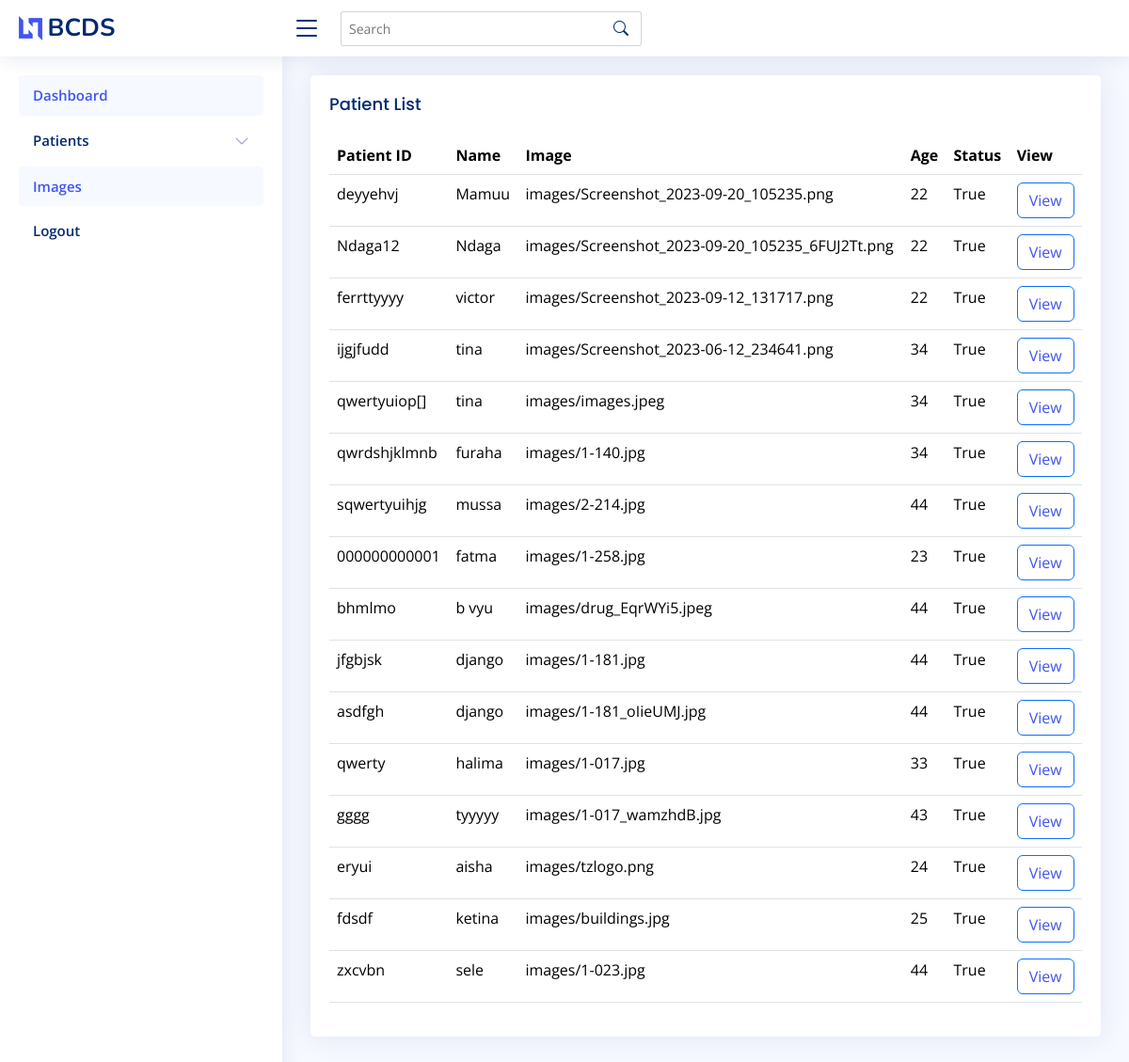
Page /patient-list/ on the committed database.
### breast/models.py (models this page shows, shortened)
class Patient(models.Model):
    GENDER_CHOICES = [
        ('M', 'Male'),
        ('F', 'Female'),
    ]
    STATUS_CHOICES = [
        (True, 'Cancer'),
        (False, 'Normal'),
    ]
    patient_id = models.CharField(max_length=12, primary_key=True)
    name = models.CharField(max_length=25)
    age = models.PositiveIntegerField()
    gender = models.CharField(max_length=5, choices=GENDER_CHOICES)
    image = models.FileField(upload_to='images/')
    status = models.BooleanField(choices=STATUS_CHOICES)
    date = models.DateField(auto_now_add=True, blank=True)

### breast/views.py (the view)
# urls.py: path("patient-list/", PatientListView.as_view(), name="patient_list"),
class PatientListView(ListView):
    template_name = "patient_list.html"
    model = Patient

### templates/patient_list.html
{% extends "header.html" %}
{% block main %}
<main id="main" class="main">
  <section class="section">
    <div class="row">
      <div class="col-lg-12">
        <div class="card">
          <div class="card-body">
            <h5 class="card-title">Patient List</h5>
            <table class="table datatable">
              <thead>
                <tr>
                  <th>Patient ID</th>
                  <th>Name</th>
                  <th>Image</th>
                  <th>Age</th>
                  <th>Status</th>
                  <th>View</th>
                </tr>
              </thead>
              <tbody>
                {% for patient in patient_list %}
              <tr>
                <td>{{patient.patient_id}}</td>
                <td>{{patient.name}}</td>
                <td>{{patient.image}}</td>
                <td>{{patient.age}}</td>
                <td>{{patient.status}}</td>
              <td>
                <button type="button" class="btn btn-outline-primary">
                  <a href="{% url "report" patient.patient_id %}" >View</a>
                </button>
              </td>
              </tr>
              {% endfor %}
            </tbody>
            </table>
          </div>
        </div>
      </div>
    </div>
  </section>
</main>
{% endblock main %}

### static/assets/css/style.css (style rules this page uses)
:root { scroll-behavior: smooth; }
body { font-family: "Open Sans", sans-serif; background: #f6f9ff; color: #444444; }
a { color: #4154f1; text-decoration: none; }
h1, h2, h3, h4, h5, h6 { font-family: "Nunito", sans-serif; }
#main { margin-top: 60px; padding: 20px 30px; transition: all 0.3s; }
.card { margin-bottom: 30px; border: none; border-radius: 5px; box-shadow: 0px 0 30px rgba(1, 41, 112, 0.1); }
.card-title { padding: 20px 0 15px 0; font-size: 18px; font-weight: 500; color: #012970; font-family: "Poppins", sans-serif; }
.card-body { padding: 0 20px 20px 20px; }
@media (min-width: 1200px) { #main, #footer { margin-left: 300px; } }

### rows in the picture
Patient: patient_id "deyyehvj", name "Mamuu", image "images/Screenshot_2023-09-20_105235.png", age "22", status "True"
Patient: patient_id "Ndaga12", name "Ndaga", image "images/Screenshot_2023-09-20_105235_6FUJ2Tt.png", age "22", status "True"
Patient: patient_id "ferrttyyyy", name "victor", image "images/Screenshot_2023-09-12_131717.png", age "22", status "True"
Patient: patient_id "ijgjfudd", name "tina", image "images/Screenshot_2023-06-12_234641.png", age "34", status "True"
Patient: patient_id "qwertyuiop[]", name "tina", image "images/images.jpeg", age "34", status "True"
Patient: patient_id "qwrdshjklmnb", name "furaha", image "images/1-140.jpg", age "34", status "True"
Patient: patient_id "sqwertyuihjg", name "mussa", image "images/2-214.jpg", age "44", status "True"
Patient: patient_id "000000000001", name "fatma", image "images/1-258.jpg", age "23", status "True"
Patient: patient_id "bhmlmo", name "b vyu", image "images/drug_EqrWYi5.jpeg", age "44", status "True"
Patient: patient_id "jfgbjsk", name "django", image "images/1-181.jpg", age "44", status "True"
Patient: patient_id "asdfgh", name "django", image "images/1-181_oIieUMJ.jpg", age "44", status "True"
Patient: patient_id "qwerty", name "halima", image "images/1-017.jpg", age "33", status "True"
Patient: patient_id "gggg", name "tyyyyy", image "images/1-017_wamzhdB.jpg", age "43", status "True"
Patient: patient_id "eryui", name "aisha", image "images/tzlogo.png", age "24", status "True"
Patient: patient_id "fdsdf", name "ketina", image "images/buildings.jpg", age "25", status "True"
Patient: patient_id "zxcvbn", name "sele", image "images/1-023.jpg", age "44", status "True"
